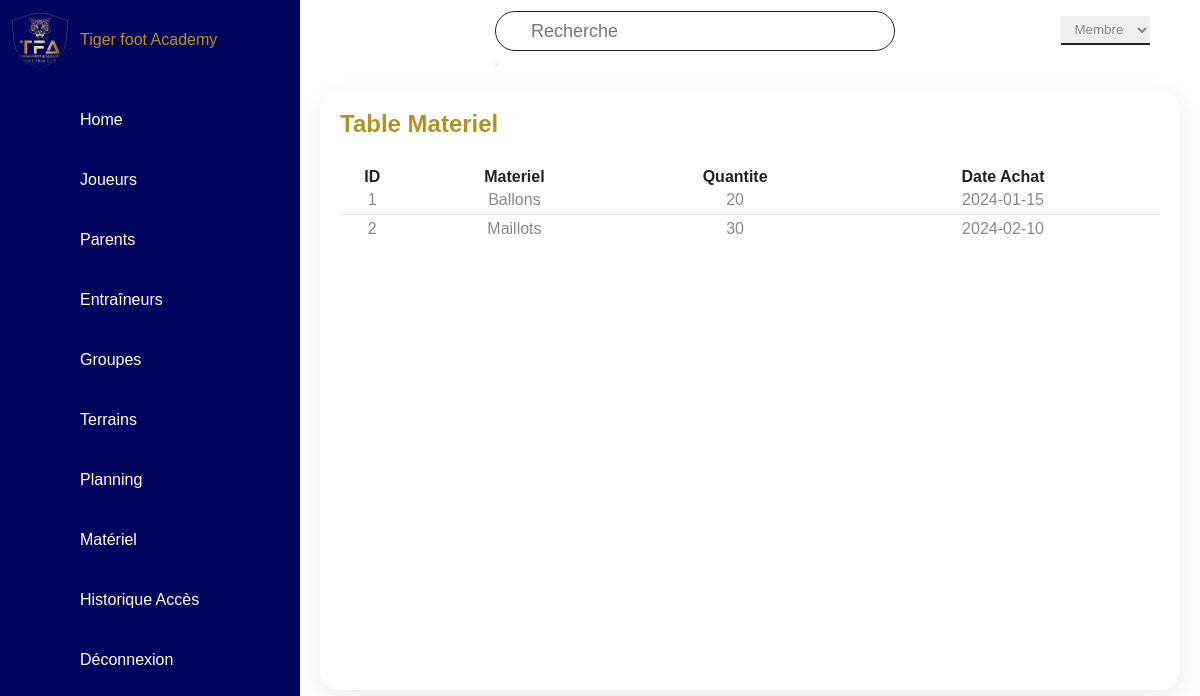
The page /Materiel2.php (signed in) on the database as committed earlier.
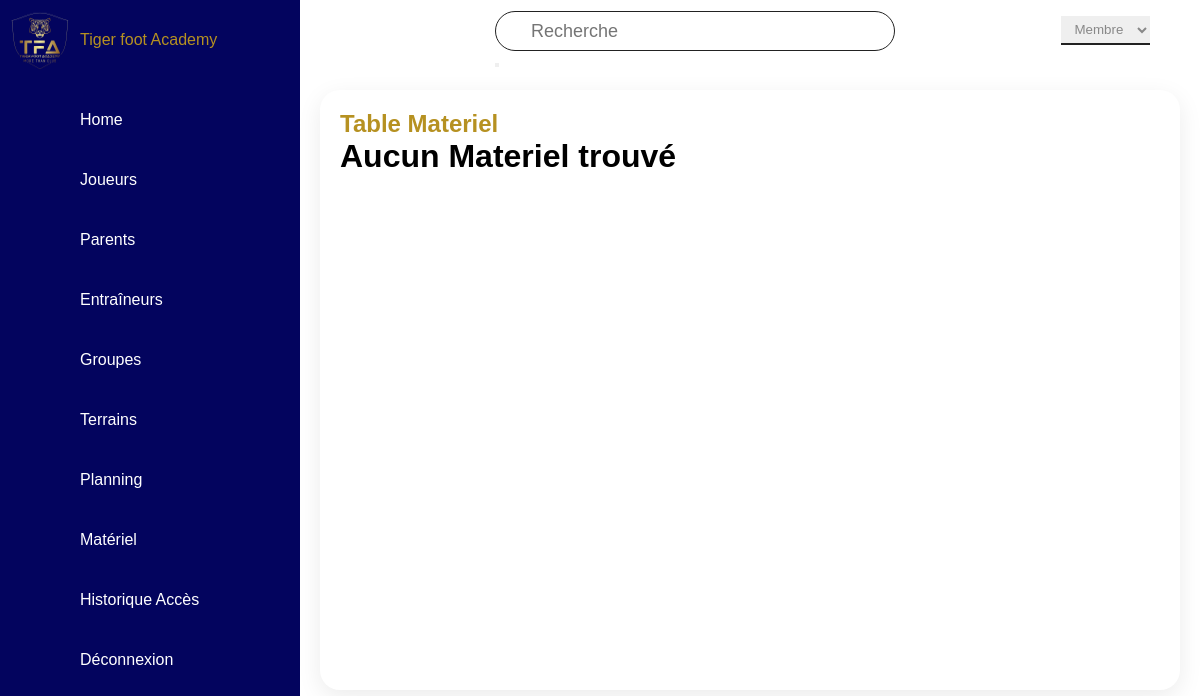
The same page on the database as committed later.
### tables this page shows
CREATE TABLE Materiel (
    id INT PRIMARY KEY AUTO_INCREMENT,
    nom VARCHAR(255) NOT NULL,
    quantite INT NOT NULL,
    date_achat DATE NOT NULL
);

### Materiel2.php (the view, shortened to what this page needs)
<?php
require_once "connection.php";
include "navigation2.php";
$sql1 = "SELECT * FROM Materiel;";
$result1 =mysqli_query($con,$sql1);
$nb=mysqli_num_rows($result1);
?>
<!DOCTYPE html>
<html lang="en">
<head>
    <link rel="stylesheet" href="styleDashbord.css">
</head>
<body>
<div class="main">
        <div class="topbar">
            <div class="toggle"><ion-icon name="menu-outline"></ion-icon></div>
            <div class="search"><form action="rechercheMateriel.php" method="GET">
                <input type="text" name="search" placeholder="Recherche">
                <button type="submit"><ion-icon name="search-outline"></ion-icon></button>
            </form>
        </div>
            <div class="user">
                <div class="userType">
                <select id="userTypeSelect">
                        <option value="admin">Membre</option>
                </select>
            </div>
            </div>
        </div>
        <div class="detaille">
            <div class="affichageTable">
                <div class="cardHeader">
                    <h2>Table Materiel</h2>
                </div>
                <?php if ($nb > 0) {   ?>
                <table>
                    <thead>
                        <tr>
                            <th>ID</th>
                            <th>Materiel</th>
                            <th>Quantite</th>
                            <th>Date Achat</th>
                        </tr>
                    </thead>
                    <TBody>
                        <?php while($row = mysqli_fetch_assoc($result1)) { ?>
                        <tr>
                            <td align="center"><?php echo $row["id"]; ?></td>
                            <td align="center"><?php echo $row["nom"]; ?></td>
                            <td align="center"><?php echo $row["quantite"]; ?></td>
                            <td align="center"><?php echo $row["date_achat"]; ?></td>
                        </tr>
                        <?php } ?>
                    </TBody>
                </table>
            </div>
            <?php }
                else {?>
            <div class="jumbotron">
                <h1>Aucun Materiel trouvé</h1>
            </div>
            <?php } ?>
        </div>
    </div>
</body>
</html>

Rows that differ between the two databases and show on the page:
removed materiel: id "1", nom "Ballons", quantite "20", date_achat "2024-01-15"
removed materiel: id "2", nom "Maillots", quantite "30", date_achat "2024-02-10"
Other text that changed with them:
text no longer shown: "ID Materiel Quantite Date Achat"
text now shown: "Aucun Materiel trouvé"
